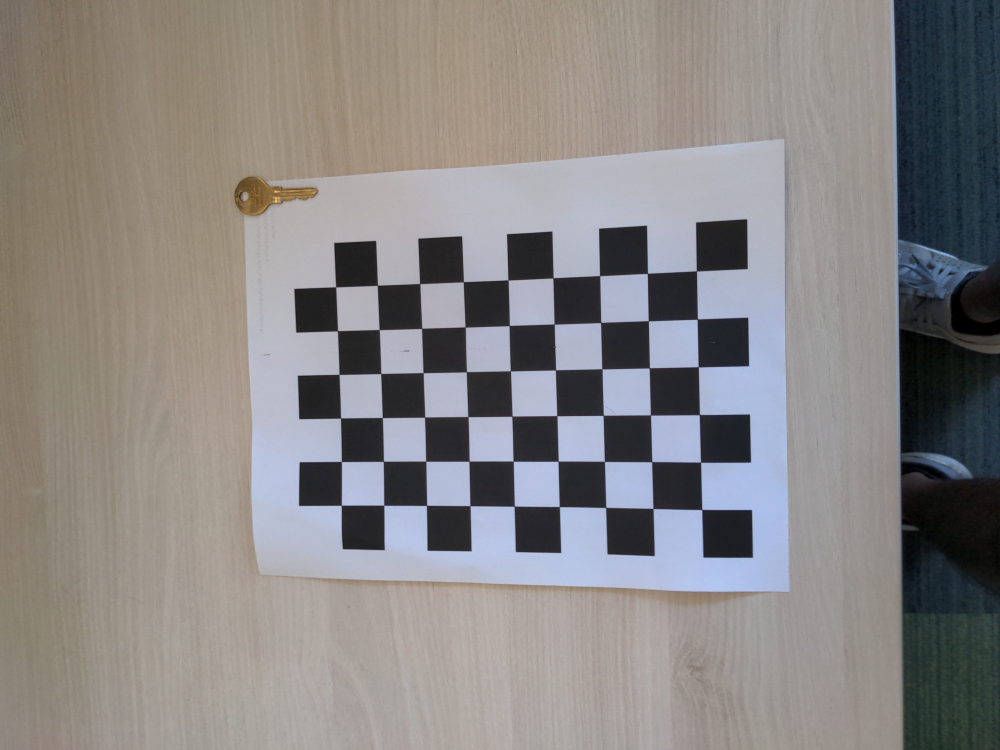
#> input picture cam_calibration/pixel4a_f0.6/IMG_20220612_141110.jpg, 4000 x 3000 px, found by its file name (shown at 1/4 size); its folder holds 4 pictures in this run
$ python chess_board.py
#> lines starting #> are read from the running program, lines starting #| are printed output that depends on the picture
#!/usr/bin/env python3
# -*- coding: utf-8 -*-
"""
Created on Tue Apr 19 15:04:28 2022

@author: sleekeagle
"""

import numpy as np
import cv2 as cv
import glob
import os
import json

'''
Calibrate the camera and store the calibration matrix and distortion coefficients in a file
'''

IMG_PATH='/home/sleekeagle/vuzix/CPR_rate_measuring/cam_calibration/pixel4a_f0.6/'
CALIB_PARAM_PATH='/home/sleekeagle/vuzix/CPR_rate_measuring/cam_calibration/calib_parameters_pixel4a_f0.6.txt'

#number of inner corners (where two black squares meet) in short and long dirctions
n_inner_corners_long=9
n_inner_corners_short=6


# termination criteria
criteria = (cv.TERM_CRITERIA_EPS + cv.TERM_CRITERIA_MAX_ITER, 30, 0.001)

# prepare object points, like (0,0,0), (1,0,0), (2,0,0) ....,(6,5,0)
objp = np.zeros((n_inner_corners_short*n_inner_corners_long,3), np.float32)
objp[:,:2] = np.mgrid[0:n_inner_corners_long,0:n_inner_corners_short].T.reshape(-1,2)

# Arrays to store object points and image points from all the images.
objpoints = [] # 3d point in real world space
imgpoints = [] # 2d points in image plane.
images = glob.glob('*.jpg')

#read all files in the dir
images=os.listdir(IMG_PATH)
images=[IMG_PATH+img for img in images]


for fname in images:
    img = cv.imread(fname)
#> img is the input picture: shape (3000, 4000, 3); mean B, G, R 132.2, 133.5, 136.6
    #img = cv.resize(img, (403,302))
    gray = cv.cvtColor(img, cv.COLOR_BGR2GRAY)
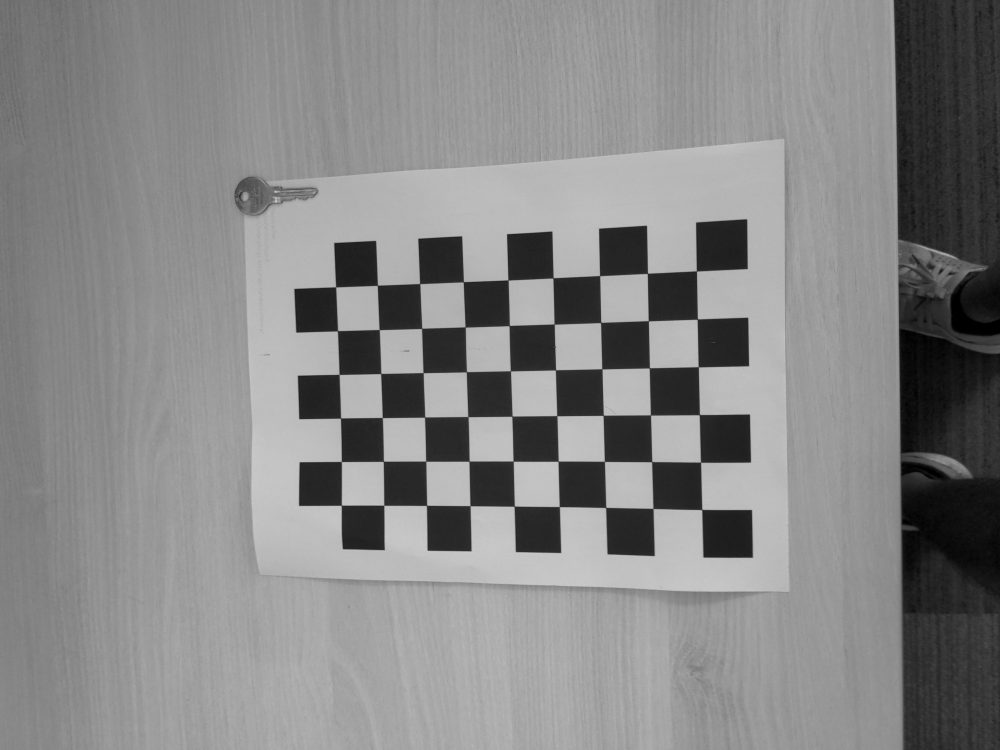
#> gray: shape (3000, 4000) (shown at 1/4 size); min 0, max 221, mean 134.3
    # Find the chess board corners
    ret, corners = cv.findChessboardCorners(gray, (n_inner_corners_long,n_inner_corners_short), None)
#> ret = True; corners = 54 rows, first 8: [2807.3, 2040.3], [2613.2, 2035], [2423.1, 2032], [2238.3, 2027.9], [2058.4, 2027.1], [1881.9, 2024.1], [1706.3, 2022.6], [1536.9, 2021.8]
    # If found, add object points, image points (after refining them)
    if ret == True:
        objpoints.append(objp)
        corners2 = cv.cornerSubPix(gray,corners, (11,11), (-1,-1), criteria)
#> corners2 = 54 rows, first 8: [2808.4, 2039.3], [2613.4, 2035.1], [2424.2, 2031.2], [2238.6, 2027.8], [2058.3, 2026.2], [1881.7, 2024.2], [1707.8, 2022.9], [1536.8, 2022.3]
        imgpoints.append(corners)
        print(fname)
#> pass 2 of the loop `for fname in images:`:
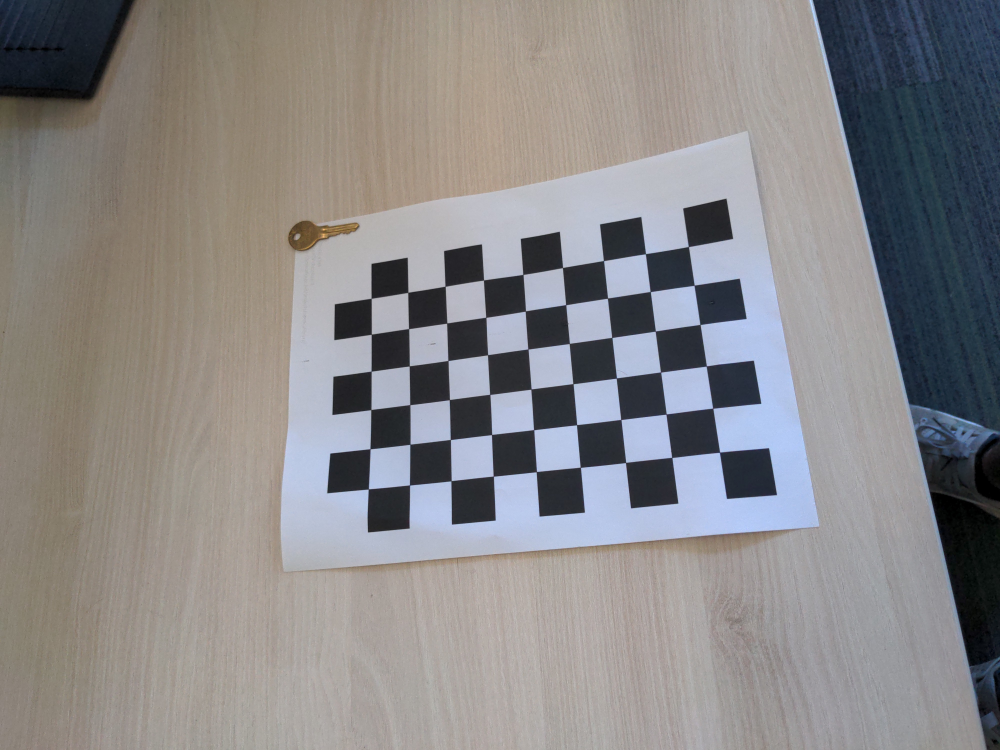
#> input picture cam_calibration/pixel4a_f0.6/IMG_20220612_141111.jpg, 4000 x 3000 px, found by its file name (shown at 1/4 size)
#> img is the input picture: shape (3000, 4000, 3); mean B, G, R 135.8, 135.3, 137.5
#> `gray = cv.cvtColor(img, cv.COLOR_BGR2GRAY)`:
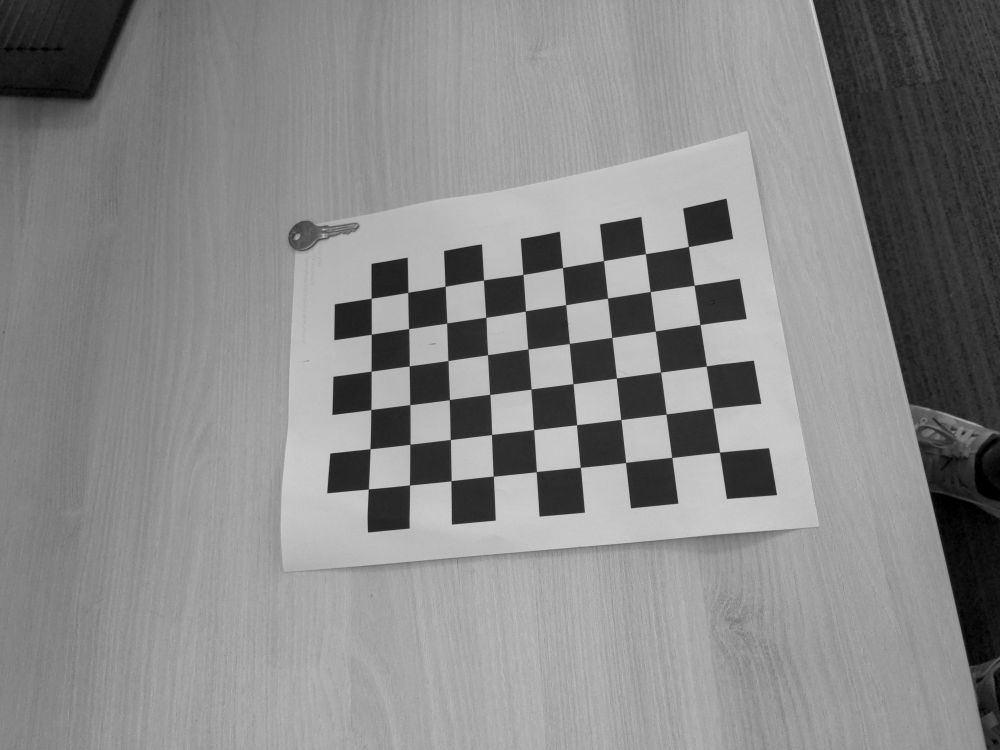
#> gray: shape (3000, 4000) (shown at 1/4 size); min 0, max 244, mean 136
#> corners = 54 rows, first 8: [2879.3, 1810.2], [2688.4, 1831.1], [2503.4, 1851.6], [2322.5, 1870.5], [2146.9, 1888], [1974.9, 1906], [1806, 1924.2], [1639.6, 1941.1]
#> corners2 = 54 rows, first 8: [2879.4, 1810.3], [2688.5, 1831.2], [2503.7, 1851.4], [2322.6, 1870.5], [2146.7, 1888.1], [1974.6, 1905.9], [1805.7, 1924.4], [1639.6, 1941.4]
#> pass 3 of the loop `for fname in images:`:
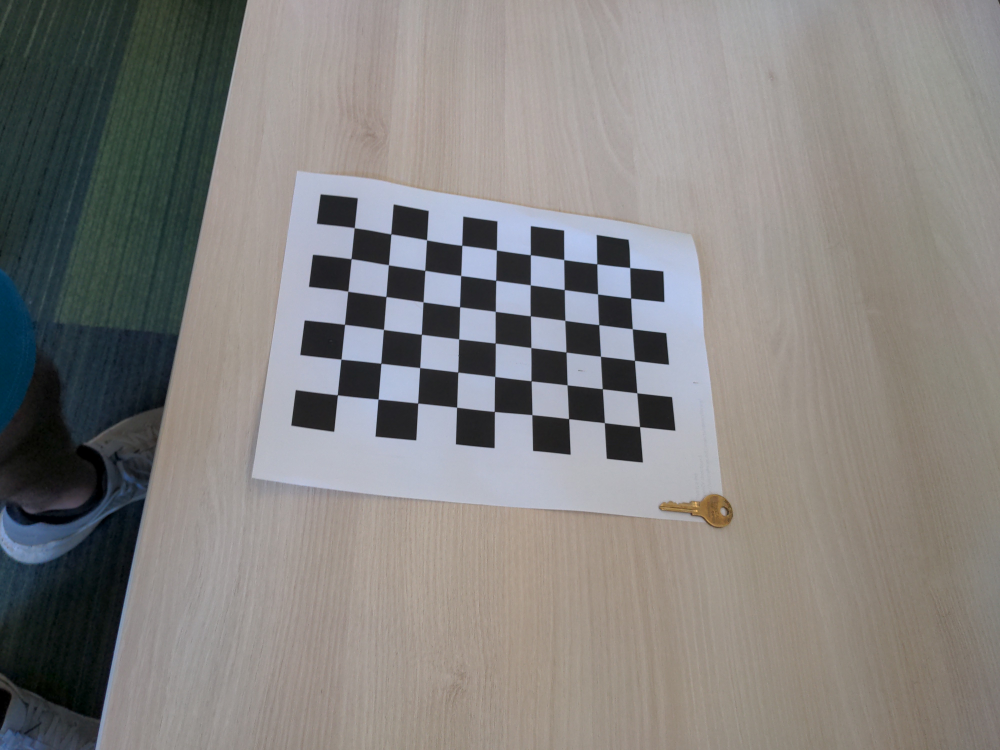
#> input picture cam_calibration/pixel4a_f0.6/IMG_20220612_141113.jpg, 4000 x 3000 px, found by its file name (shown at 1/4 size)
#> img is the input picture: shape (3000, 4000, 3); mean B, G, R 127.5, 129.7, 131.9
#> `gray = cv.cvtColor(img, cv.COLOR_BGR2GRAY)`:
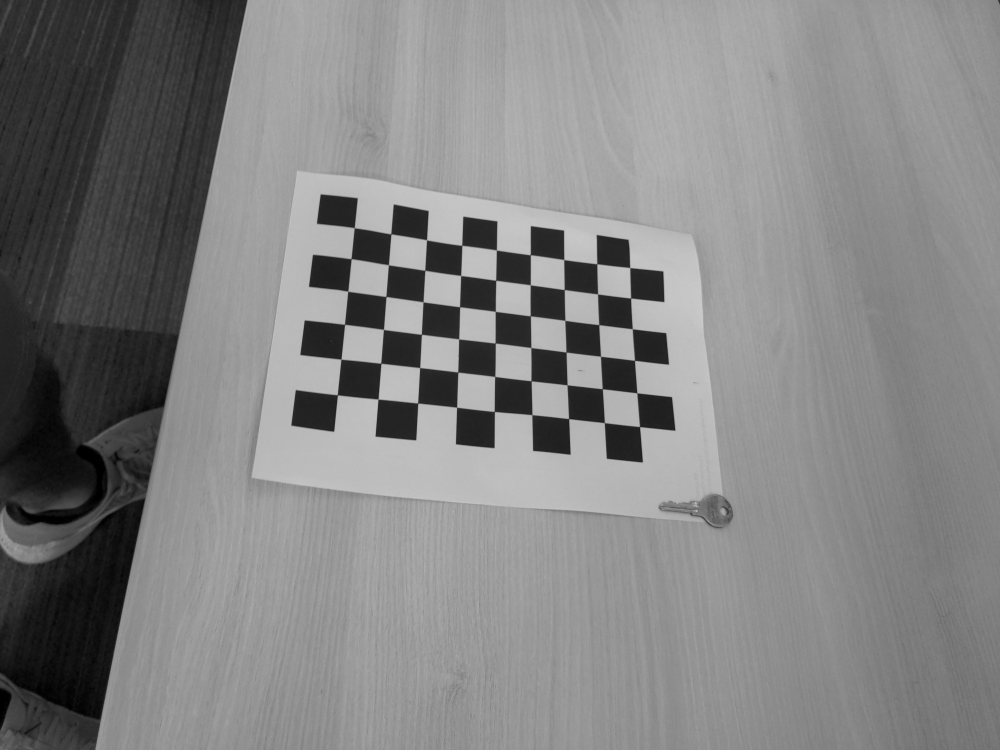
#> gray: shape (3000, 4000) (shown at 1/4 size); min 0, max 213, mean 130.1
#> corners = 54 rows, first 8: [1419, 912], [1564.3, 936.6], [1707.5, 961], [1849.6, 982.9], [1987.3, 1001.3], [2123.4, 1020.9], [2256.5, 1040], [2388.7, 1056.8]
#> corners2 = 54 rows, first 8: [1418.4, 912.4], [1564.9, 937.3], [1707.7, 960.9], [1848.8, 982.7], [1986.9, 1001.4], [2122.6, 1020.7], [2256.5, 1040], [2388.6, 1056.8]
#> the loop made 4 passes; the first 3 are shown
        # [6 lines of commented-out code are left out]

ret, mtx, dist, rvecs, tvecs = cv.calibrateCamera(objpoints, imgpoints, gray.shape[::-1], None, None)

with open(CALIB_PARAM_PATH,'w') as f:
    f.write("intrinsic camera matrix (3x3) \n")
    #write the intrinsic matrix
    for i in range(mtx.shape[0]):
        for j in range(mtx.shape[1]):
            f.write(str(mtx[i][j]))
            if(j!=mtx.shape[1]-1):
                f.write(",")
        f.write("\n")
    f.write("distortion coefficients (1x5) \n")
    #write distortion coefficients
    for i in range(dist.shape[1]):
        f.write(str(dist[0][i]))
        if(i!=dist.shape[1]-1):
            f.write(",")
